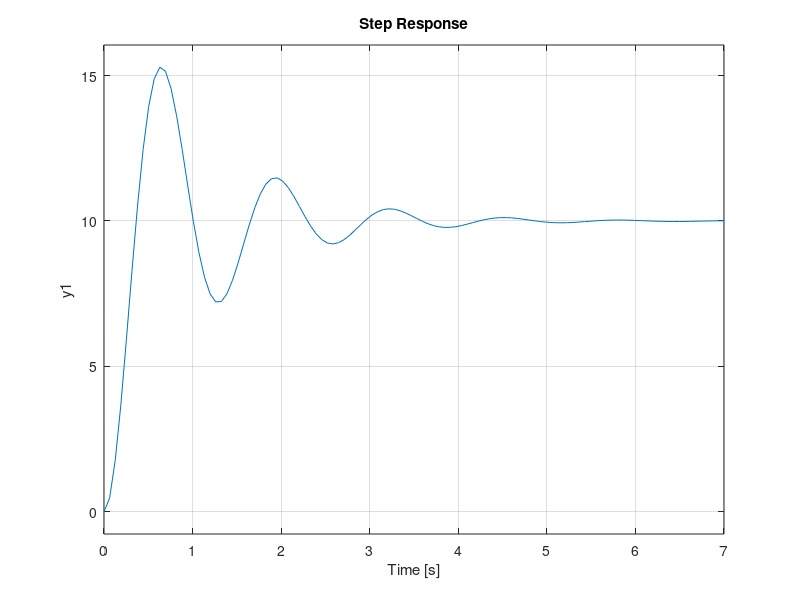

Source code (MATLAB):
%% Ejercicio 2
clear all;
close all; 
clc;


K  = 10;
wn = 4.97;
zita = 0.198;
T  = 1/wn;


s = tf("s");

G = K/(T^2*s^2+2*zita*T*s+1);
step(G)